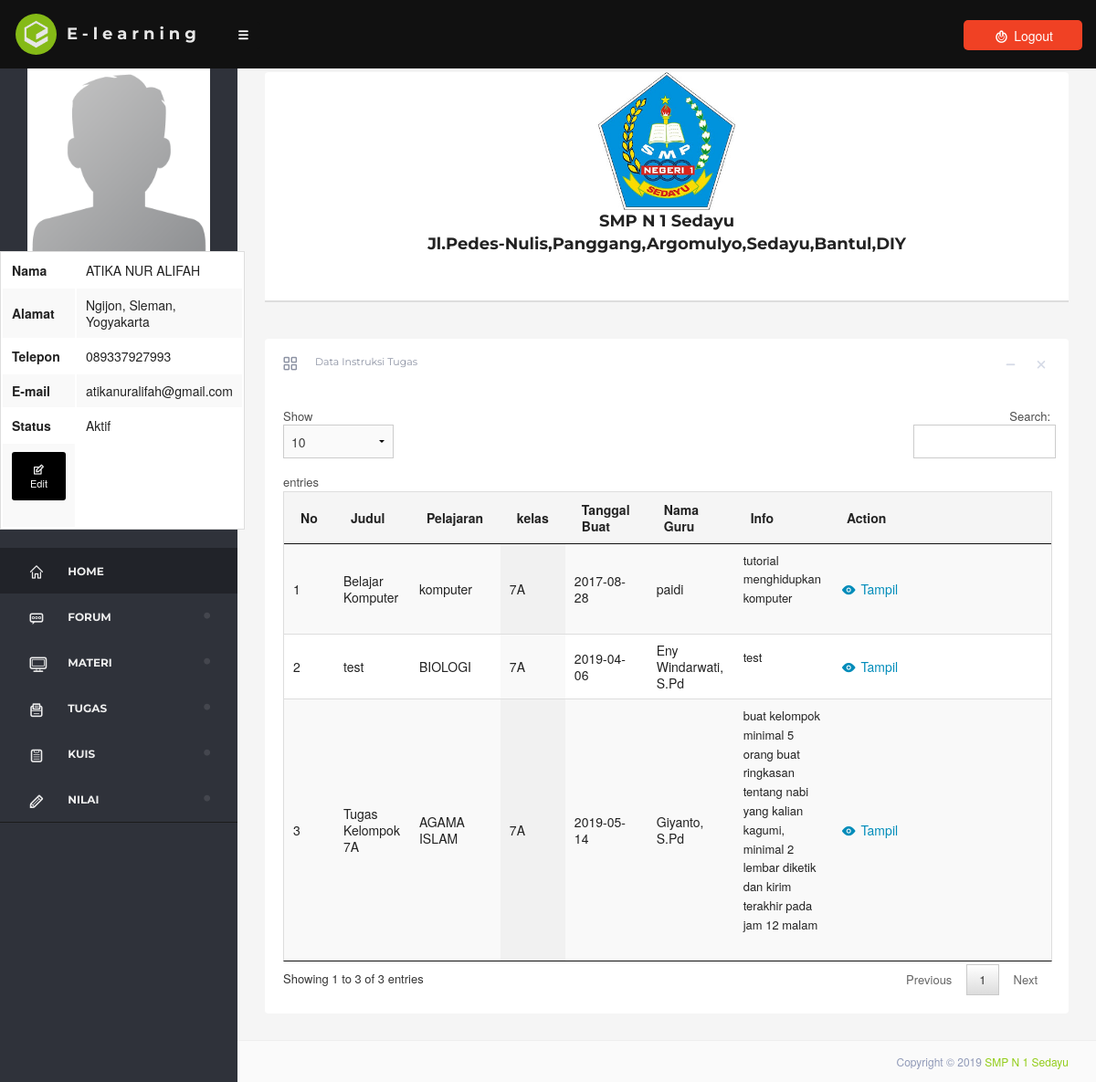
The app's page /dashboard/?instruksi=tampil_instruksi (signed in) with its own data.
### tables this page shows
CREATE TABLE `users` (
  `users_id` int(11) NOT NULL AUTO_INCREMENT,
  `users_noinduk` int(20) DEFAULT NULL,
  `users_nama` varchar(25) DEFAULT NULL,
  `users_username` varchar(25) DEFAULT NULL,
  `users_password` varchar(25) DEFAULT NULL,
  `users_level` varchar(5) DEFAULT NULL,
  `users_telp` varchar(13) DEFAULT NULL,
  `users_alamat` text,
  `users_email` varchar(30) DEFAULT NULL,
  `users_status` varchar(6) DEFAULT NULL,
  `users_foto` varchar(100) NOT NULL,
  `kelas_id` int(11) DEFAULT NULL,
  PRIMARY KEY (`users_id`),
  KEY `kelas_id` (`kelas_id`)
);

CREATE TABLE `instgs` (
  `instgs_id` int(8) NOT NULL AUTO_INCREMENT,
  `judul` varchar(25) DEFAULT NULL,
  `pelajaran_id` int(5) DEFAULT NULL,
  `tanggal_buat` date DEFAULT NULL,
  `tanggal_selesai` date NOT NULL,
  `username` varchar(50) DEFAULT NULL,
  `info` text,
  `kelas_id` int(9) NOT NULL,
  PRIMARY KEY (`instgs_id`)
);

CREATE TABLE `pelajaran` (
  `pelajaran_id` int(5) NOT NULL AUTO_INCREMENT,
  `pelajaran_nama` varchar(100) DEFAULT NULL,
  `users_id` int(9) NOT NULL,
  `kelas_id` int(9) NOT NULL,
  PRIMARY KEY (`pelajaran_id`)
);

CREATE TABLE `kelas` (
  `kelas_id` int(11) NOT NULL AUTO_INCREMENT,
  `kelas_nama` varchar(5) NOT NULL,
  PRIMARY KEY (`kelas_id`)
);

### dashboard/view/tampil_instruksi.php (the view, shortened to what the rows shown need)
<div class="large-12 columns">
    <div class="box">
        <div class="box-body " style="display: block;">
           <?php
           $level = $_SESSION['level'];
           if ($level == 'guru') {
            ?>
             <table id="example" class="display" style="width:100%">
                <thead>
                    <tr>
                        <th width="3%">No</th>
                        <th>Judul</th>
                        <th>Pelajaran</th>
                        <th>kelas</th>
                        <th>Tanggal Mulai</th>
                        <th>Tanggal Selesai</th>
                        <th>Nama Guru</th>
                        <th>Info</th>
                        <th width="30%">Action</th>
                    </tr>
                </thead>
                <form role="form" method="post" />
                <tbody>
                <?php
                    if (isset($_GET['instruksi'])) {
                        if ($_GET['instruksi'] == 'tampil_instruksi') {
                            $id      = $_SESSION['id'];
                            $no         =   1;
                            $instgs      =   mysql_query("select * from pelajaran, instgs,kelas where pelajaran.kelas_id=kelas.kelas_id and pelajaran.pelajaran_id=instgs.pelajaran_id and pelajaran.users_id='$id' ");
                            while ($row=mysql_fetch_array($instgs)) {
                ?>
                    <tr>
                        <td><?php echo $no; ?></td>
                        <td>
                            <?php
                                 echo $row['judul'];
                            ?>
                        </td>
                        <td>
                            <?php echo $row['pelajaran_nama'] ?>
                        </td>
                        <td>
                            <?php echo $row['kelas_nama']; ?>
                        </td>
                        <td>
                            <?php echo $row['tanggal_buat']; ?>
                        </td>
                        <td>
                            <?php
                                echo $row['tanggal_selesai'];
                            ?>
                        </td>
                        <td>
                            <?php
                                echo $row['username'];
                            ?>
                        </td>
                        <td>
                            <?php
                                echo $row['info'];
                            ?>
                        </td>
                        <td>
                            <a href="?instruksi=lihat_instruksi"><span class="fontello-eye"></span> Tampil</a>
                            <a href="?instruksi-edit=<?php echo $row['instgs_id']; ?>" <?php if ($level == 'siswa') {
                                echo 'style="display:none;"';
                            }  ?>><span class="fontello-edit"></span> Edit</a>
                            <a href="?instruksi-delete=<?php echo $row['instgs_id']; ?>" <?php if ($level == 'siswa') {
                                echo "style='display:none;'";
                            } ?>><span class="fontello-trash"></span> Delete</a>
                        </td>
                    </tr>
                <?php
                            $no++;
                            }
                        }
                    }
                ?>
                </tbody>
            </table>
            <?php }elseif ($level == 'siswa') { ?>
                <table id="example" class="display" style="width:100%">
                <thead>
                    <tr>
                        <th width="3%">No</th>
                        <th>Judul</th>
                        <th>Pelajaran</th>
                        <th>kelas</th>
                        <th>Tanggal Buat</th>
                        <th>Nama Guru</th>
                        <th>Info</th>
                        <th width="30%">Action</th>
                    </tr>
                </thead>
                <tbody>
                <?php
                    if (isset($_GET['instruksi'])) {
                        if ($_GET['instruksi'] == 'tampil_instruksi') {
                            $idu      = $_SESSION['id'];
                            $a = mysql_query("select * from users, kelas where users.kelas_id=kelas.kelas_id and users.users_id='$idu'");
                            $b = mysql_fetch_array($a);
                            $no         =   1;
                           $instgs      =   mysql_query("select * from pelajaran, instgs,kelas where pelajaran.kelas_id=kelas.kelas_id and pelajaran.pelajaran_id=instgs.pelajaran_id and kelas.kelas_id='$b[kelas_id]' ");
                            while ($row=mysql_fetch_array($instgs)) {
                ?>
                    <tr>
                        <td><?php echo $no; ?></td>
                        <td>
                            <?php
                                 echo $row['judul'];
                            ?>
                        </td>
                        <td>
                            <?php echo $row['pelajaran_nama'] ?>
                        </td>
                        <td>
                            <?php echo $row['kelas_nama']; ?>
                        </td>
                        <td>
                            <?php
                                echo $row['tanggal_buat'];
                            ?>
                        </td>
                        <td>
                            <?php
                                echo $row['username'];
                            ?>
                        </td>
                        <td>
                            <?php
                                echo $row['info'];
                            ?>
                        </td>
                        <td>
                            <a href="?instruksi=lihat_instruksi"><span class="fontello-eye"></span> Tampil</a>
                        </td>
                    </tr>
                <?php
                            $no++;
                            }
                        }
                    }
                ?>
                </tbody>
            </table>
            <?php } ?>
        </div>
    </div>
</div>

### dashboard/layout/header.php (shortened to what the rows shown need)
<!doctype html>
<html class="no-js" lang="en">
<head>
    <link rel="stylesheet" href="assets/css/foundation.css" />
    <link rel="stylesheet" href="assets/css/dashboard.css">
    <link rel="stylesheet" href="assets/css/style.css">
    <link rel="stylesheet" href="assets/css/dripicon.css">
    <link rel="stylesheet" href="assets/css/typicons.css" />
    <link rel="stylesheet" href="assets/css/font-awesome.css" />
    <link rel="stylesheet" href="assets/css/theme.css">
    <link href="assets/js/validate/validate.css" rel="stylesheet">
    <link href="assets/js/idealform/css/jquery.idealforms.css" rel="stylesheet">
    <link rel="stylesheet" type="text/css" href="assets/js/date-dropdown/jquery.datetimepicker.css" />
    <link href="assets/js/pace/themes/orange/pace-theme-flash.css" rel="stylesheet" />
    <link rel="stylesheet" href="assets/js/slicknav/slicknav.css" />
    <link rel="stylesheet" href="assets/js/dropZone/downloads/css/dropzone.css" />
    <link href="assets/css/table.css" rel="stylesheet" type="text/css" />
</head>
<body>
    <div class="off-canvas-wrap" data-offcanvas>
            <div id="skin-select">
                <div class="skin-part">
                    <div id="tree-wrap">
		 <?php
                $v_user = $_SESSION['id'];
                            $user      =   mysql_query("SELECT * FROM users WHERE users_id = '".$v_user."' ");
                            $row=mysql_fetch_array($user);
                ?>
                        <div class="side-bar">
                            <ul id="menu-showhide" class="topnav slicknav">
							 <?php
                                echo  "<center><img src='img/$row[users_foto]' width='200' height='100'></center>";
                            ?>
							  <table  class="" style="width:100%">
                    <tr>
                        <th width="30%">Nama</th>
                        <td>
                            <?php
                                echo $row['users_nama'];
                            ?>
                        </td>
                    </tr>
                    <tr>
                       <th>Alamat</th>
                    <td>
                            <?php
                                echo $row['users_alamat'];
                            ?>
                        </td>
                     </tr>
                     <tr>
                    <th>Telepon</th>
                    <td>
                            <?php
                                echo $row['users_telp'];
                            ?>
                        </td>
                    </tr>
                <tr>
                    <th>E-mail</th>
                    <td>
                            <?php
                                echo $row['users_email'];
                            ?>
                        </td>
                      </tr>
                      <TR>
                      <th>Status</th>
                        <td>
                            <?php
                                echo $row['users_status'];
                            ?>
                        </td>
                    <tr>
                       <td>
                       </td>
                    </tr>
                </div>
                        </div>
                    </div>
                </div>
            </div>

### records on screen
users: users_foto (picture), users_nama "ATIKA NUR ALIFAH", users_alamat "Ngijon, Sleman, Yogyakarta", users_telp "089337927993", users_email "atikanuralifah@gmail.com", users_status "Aktif"
instgs: judul "Belajar Komputer", pelajaran.pelajaran_nama "komputer", kelas.kelas_nama "7A", tanggal_buat "2017-08-28", username "paidi", info "tutorial menghidupkan komputer"
instgs: judul "test", pelajaran.pelajaran_nama "BIOLOGI", kelas.kelas_nama "7A", tanggal_buat "2019-04-06", username "Eny Windarwati, S.Pd", info "test"
instgs: judul "Tugas Kelompok 7A", pelajaran.pelajaran_nama "AGAMA ISLAM", kelas.kelas_nama "7A", tanggal_buat "2019-05-14", username "Giyanto, S.Pd", info "buat kelompok minimal 5 orang buat ringkasan tentang nabi yang kalian kagumi, minimal 2 lembar diketik dan kirim terakhir pada jam 12 malam"
